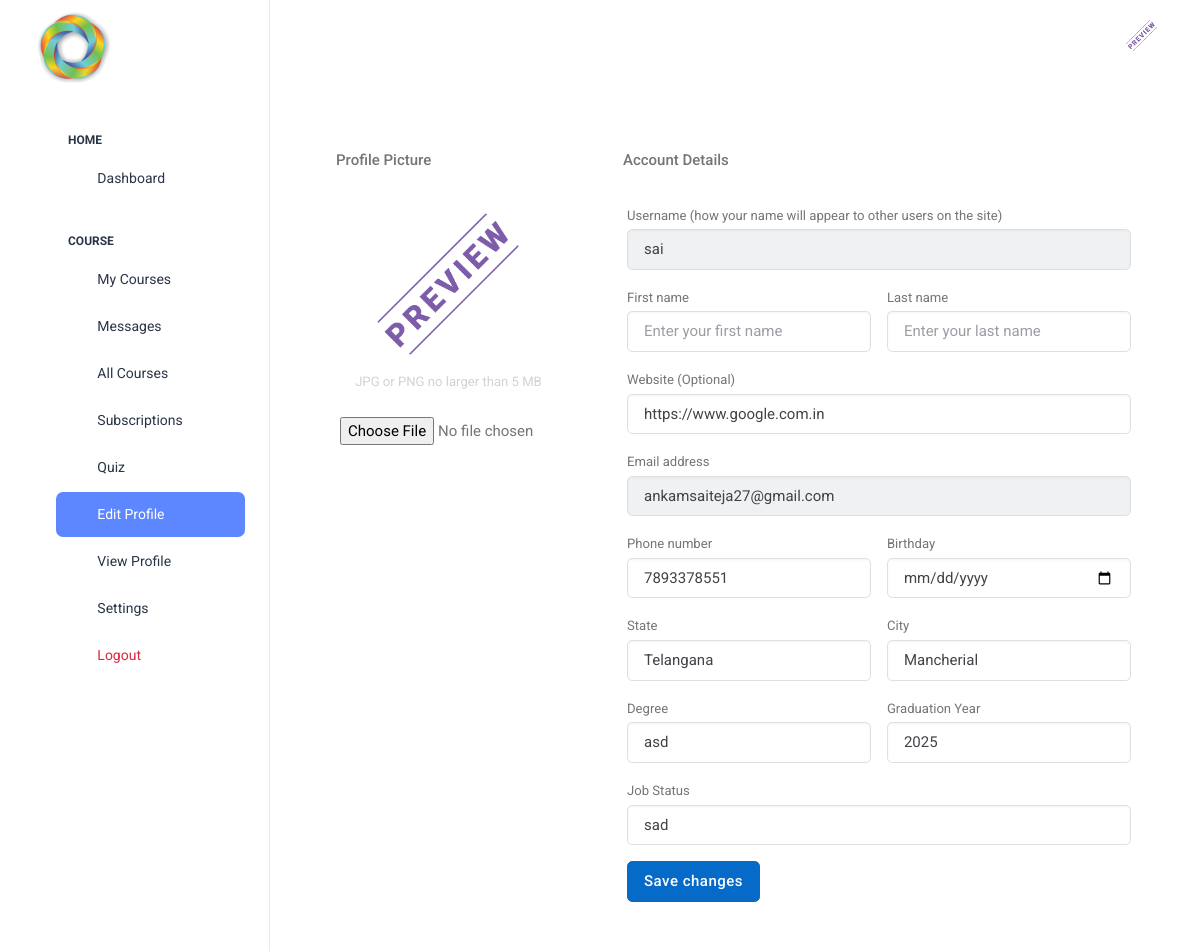
The page /beta/editProfile/ (signed in) on the database its author committed.
### base/models.py (models this page shows, shortened)
class CustomUser(AbstractUser):
    email=models.CharField(max_length=80,unique=True)
    profilepic=models.ImageField(upload_to='static/profile_pics',null=True)
    userfor=models.CharField(max_length=20,default='')
    token=models.CharField(default=False,max_length=256)
    def __str__(self):
        return self.username

class BetaUser(models.Model):
    user=models.OneToOneField(CustomUser,on_delete=models.CASCADE)
    state=models.CharField(max_length=40,default='')
    city=models.CharField(max_length=40,default='')
    job_status=models.CharField(max_length=20,default='')
    degree=models.CharField(max_length=30,default='')
    grad_year=models.CharField(max_length=5,default='')
    profile_updated=models.BooleanField(default=False)
    website=models.URLField(default='')
    phone=models.CharField(max_length=10,default='')
    birthday=models.CharField(max_length=20,null=True)

### betaadmin/views.py (the view, shortened to what this page needs)
# urls.py: path('editProfile/',editprofile,name='editprofile'),
def editprofile(request):
    if not request.user.is_authenticated:
        return redirect('login')
    user=request.user
    betauser=BetaUser.objects.get(user=user)
    return render(request,'beta_admin/editprofile.html',{'user':user,'betauser':betauser})

### templates/beta_admin/editprofile.html (shortened to what this page needs)
<!DOCTYPE html>
{% load static %}
<html lang="en">
<head>
    <link href="https://cdn.jsdelivr.net/npm/bootstrap@5.0.2/dist/css/bootstrap.min.css" rel="stylesheet">
    <link rel="stylesheet" type="text/css" href="{% static 'assets/vendor/font-awesome/css/all.min.css' %}">
    <link rel="stylesheet" type="text/css" href="{% static 'assets/vendor/bootstrap-icons/bootstrap-icons.css' %}">
    <link rel="stylesheet" type="text/css" href="{% static 'assets/vendor/tiny-slider/tiny-slider.css' %}">
    <link rel="stylesheet" type="text/css" href="{% static 'assets/vendor/glightbox/css/glightbox.css' %}">
    <link rel="stylesheet" type="text/css" href="{% static 'assets/css/style.css' %}">
  <link rel="stylesheet" href="{% static 'login/assets/css/styles.min.css' %}" />
   <link rel="stylesheet" type="text/css" href="{% static 'assets/css/style.css' %}">
   <link rel="stylesheet" type="text/css" href="{% static 'assets/vendor/font-awesome/css/all.min.css' %}">
    <link rel="stylesheet" href="https://cdn.jsdelivr.net/npm/bootstrap-icons@1.11.1/font/bootstrap-icons.css">
    <link rel="stylesheet" type="text/css" href="{% static 'assets/vendor/choices/css/choices.min.css' %}">
	<link rel="stylesheet" type="text/css" href="{% static 'assets/vendor/aos/aos.css' %}">
</head>
<body>
  <div class="page-wrapper" id="main-wrapper" data-layout="vertical" data-navbarbg="skin6" data-sidebartype="full"
    data-sidebar-position="fixed" data-header-position="fixed">
    <aside class="left-sidebar">
      <div>
        <div class="brand-logo d-flex align-items-center justify-content-between">
          <a href="{% url 'beta' %}" class="text-nowrap logo-img">
            <img src="{% static 'assets/images/icon.png' %}" width="100px" alt="" />
          </a>
        </div>
        <nav class="sidebar-nav scroll-sidebar" data-simplebar="">
          <ul id="sidebarnav">
            <li class="nav-small-cap">
              <span class="hide-menu">Home</span>
            </li>
            <li class="sidebar-item">
              <a class="sidebar-link" href="{% url 'dashboard' %}" aria-expanded="false">
                <span>
                  <i class="ti ti-layout-dashboard"></i>
                </span>
                <span class="hide-menu">Dashboard</span>
              </a>
            </li>
            <li class="nav-small-cap">
              <span class="hide-menu">Course</span>
            </li>
            <li class="sidebar-item">
              <a class="sidebar-link" href="{% url 'mycourses' %}" aria-expanded="false">
                <span>
                  <i class="ti ti-bookmark"></i>
                </span>
                <span class="hide-menu">My Courses</span>
              </a>
            </li>
            <li class="sidebar-item">
              <a class="sidebar-link" href="{% url 'messages' %}" aria-expanded="false">
                <span>
                  <i class="ti ti-messages"></i>
                </span>
                <span class="hide-menu">Messages</span>
              </a>
            </li>
            <li class="sidebar-item">
              <a class="sidebar-link" href="{% url 'courses' %}" aria-expanded="false">
                <span>
                  <i class="ti ti-article"></i>
                </span>
                <span class="hide-menu">All Courses</span>
              </a>
            </li>
             <li class="sidebar-item">
              <a class="sidebar-link" href="{% url 'subscription' %}" aria-expanded="false">
                <span>
                  <i class="ti ti-alert-circle"></i>
                </span>
                <span class="hide-menu">Subscriptions</span>
              </a>
            </li>
            <li class="sidebar-item">
              <a class="sidebar-link" href="{% url 'quiz' %}" aria-expanded="false">
                <span>
                  <i class="ti ti-cards"></i>
                </span>
                <span class="hide-menu">Quiz</span>
              </a>
            </li>
            <li class="sidebar-item">
              <a class="sidebar-link" href="{% url 'editprofile' %}" aria-expanded="false">
                <span>
                  <i class="ti ti-edit"></i>
                </span>
                <span class="hide-menu">Edit Profile</span>
              </a>
            </li>
            <li class="sidebar-item">
              <a class="sidebar-link" href="{% url 'viewprofile' request.user.id %}" aria-expanded="false">
                <span>
                  <i class="ti ti-user"></i>
                </span>
                <span class="hide-menu">View Profile</span>
              </a>
            </li>
            <li class="sidebar-item">
              <a class="sidebar-link" href="{% url 'settings' %}" aria-expanded="false">
                <span>
                  <i class="ti ti-settings"></i>
                </span>
                <span class="hide-menu">Settings</span>
              </a>
            </li>
            <li class="sidebar-item">
              <a class="sidebar-link text-danger bg-danger-soft-hover" href="{% url 'logout' %}" aria-expanded="false">
                <span>
                  <i class="ti ti-logout"></i>
                </span>
                <span class="hide-menu">Logout</span>
              </a>
            </li>
          </ul>
        </nav>
      </div>
    </aside>
    <div class="body-wrapper">
      <header class="app-header">
        <nav class="navbar navbar-expand-lg navbar-light">
          <div class="navbar-collapse justify-content-end px-0" id="navbarNav">
            <ul class="navbar-nav flex-row ms-auto align-items-center justify-content-end">
              <li class="nav-item dropdown">
                <a class="nav-link nav-icon-hover" href="javascript:void(0)" id="drop2" data-bs-toggle="dropdown"
                  aria-expanded="false">
                  <img src="{% if request.user.profilepic == '' %}{% static 'assets/images/avatar/01.png' %}{% else %}{{ request.user.profilepic.url }}{% endif %}" alt="" width="35" height="35" class="rounded-circle">
                </a>
              </li>
            </ul>
          </div>
        </nav>
      </header>
      <div class="container-fluid">
            <link rel="stylesheet" type="text/css" href="{% static 'assets/vendor/font-awesome/css/all.min.css' %}">
            <link rel="stylesheet" type="text/css" href="{% static 'assets/vendor/bootstrap-icons/bootstrap-icons.css' %}">
    <div class="container-xl px-4 mt-xl-5">
        <form method="POST" enctype="multipart/form-data">
            <div class="row">
                <div class="col-xl-4">
                    <div class="card mb-4 mb-xl-0">
                        <div class="card-header">Profile Picture</div>
                        <div class="card-body text-center">
                            <img class="img-account-profile rounded-circle mb-2" id="previewImage"  src="{% if user.profilepic == '' %}http://bootdey.com/img/Content/avatar/avatar1.png {% else %}{{user.profilepic.url}}{% endif %}" alt="">
                            <div class="small font-italic text-muted mb-4">JPG or PNG no larger than 5 MB</div>
                            <input type="file" name="profilepic" id='profilePicture' accept="image/*" >
                        </div>
                    </div>
                </div>
                <div class="col-xl-8">
                    <div class="card mb-4">
                        <div class="card-header">Account Details</div>
                        <div class="card-body">
                                <div class="mb-3">
                                    <label class="small mb-1" for="inputUsername">Username (how your name will appear to other users on the site)</label>
                                    <input class="form-control" id="inputUsername" type="text" placeholder="Enter your username" value="{{user}}" disabled>
                                </div>
                                <div class="row gx-3 mb-3">
                                    <div class="col-md-6">
                                        <label class="small mb-1" for="inputFirstName">First name</label>
                                        <input class="form-control" id="inputFirstName" type="text" placeholder="Enter your first name" value="{{user.first_name}}" name="first">
                                    </div>
                                    <div class="col-md-6">
                                        <label class="small mb-1" for="inputLastName">Last name</label>
                                        <input class="form-control" id="inputLastName" type="text" placeholder="Enter your last name" value="{{user.last_name}}" name="last">
                                    </div>
                                </div>
                                <div class="row gx-3 mb-3">
                                    <div class="col-md-12">
                                        <label class="small mb-1" for="inputLocation">Website (Optional)</label>
                                        <input class="form-control" id="inputLocation" type="text" placeholder="Enter your personal website" name="website" value="{{betauser.website}}">
                                    </div>
                                </div>
                                <div class="mb-3">
                                    <label class="small mb-1" for="inputEmailAddress">Email address</label>
                                    <input class="form-control" id="inputEmailAddress" type="email" placeholder="Enter your email address" disabled value="{{user.email}}">
                                </div>
                                <div class="row gx-3 mb-3">
                                    <div class="col-md-6">
                                        <label class="small mb-1" for="inputPhone">Phone number</label>
                                        <input class="form-control" id="inputPhone" type="tel" placeholder="Enter your phone number" name="phone" value="{{betauser.phone}}">
                                    </div>
                                    <div class="col-md-6">
                                        <label class="small mb-1" for="inputBirthday">Birthday</label>
                                        <input class="form-control" id="inputBirthday" type="date" name="birthday" placeholder="Enter your birthday" value="{{betauser.birthday}}">
                                    </div>
                                </div>
                                <div class="row gx-3 mb-3">
                                    <div class="col-md-6">
                                        <label class="small mb-1" for="inputstate">State</label>
                                        <select class="form-control" id="inputstate" name="state" onchange="loadcity()">
                                            <option selected value="{{betauser.state}}" > {{betauser.state}}</option></select>
                                    </div>
                                    <div class="col-md-6">
                                        <label class="small mb-1" for="inputcity">City</label>
                                        <select class="form-control" name="city" id="inputcity">
                                          <option selected value="{{ betauser.city }}"> {{betauser.city}}</option>
                                        </select>
                                    </div>
                                </div>
                                <div class="row gx-3 mb-3">
                                  <div class="col-md-6">
                                      <label class="small mb-1" for="inputdegree">Degree</label>
                                      <select class="form-control" id="inputdegree" name="degree">
                                          <option selected value="{{betauser.degree}}" > {{betauser.degree}}</option>
                                        </select>
                                  </div>
                                  <div class="col-md-6">
                                      <label class="small mb-1" for="inputyear">Graduation Year</label>
                                      <select class="form-control" id="inputyear" name="grad_year" >
                                        <option value="{{betauser.grad_year}}" selected > {{betauser.grad_year}}</option>
                                      </select>
                                  </div>
                              </div>
                              <div class="row gx-3 mb-3">
                                <div class="col-md-12">
                                    <label class="small mb-1" for="inputstatus">Job Status</label>
                                    <select class="form-control" id="inputstatus" name="status">
                                        <option selected value="{{betauser.job_status}}" > {{betauser.job_status}}</option>
                                      </select>
                                </div>
                            </div>
                                <button class="btn btn-primary" type="submit">Save changes</button>
                        </div>
                    </div>
            </div></div></form>
    </div>
</body>
</html>
</body>
</html>

### templates/beta_admin/editprofile.html (style rules this page uses)
body { margin-top:20px; background-color:#f2f6fc; color:#69707a; }
.img-account-profile { height: 10rem; }
.rounded-circle { border-radius: 50% !important; }
.card { box-shadow: 0 0.15rem 1.75rem 0 rgb(33 40 50 / 15%); }
.card .card-header { font-weight: 500; }
.card-header:first-child { border-radius: 0.35rem 0.35rem 0 0; }
.card-header { padding: 1rem 1.35rem; margin-bottom: 0; background-color: rgba(33, 40, 50, 0.03); border-bottom: 1px solid rgba(33, 40, 50, 0.125); }
.form-control, .dataTable-input { display: block; width: 100%; padding: 0.875rem 1.125rem; font-size: 0.875rem; font-weight: 400; line-height: 1; color: #69707a; background-color: #fff; background-clip: padding-box; border: 1px solid #c5ccd6; -webkit-appearance: none; -moz-appearance: none; appearance: none; border-radius: 0.35rem; transition: border-color 0.15s ease-in-out, box-shadow 0.15s ease-in-out; }

### rows shown on the page
CustomUser: profilepic (picture), username "sai", email "ankamsaiteja27@gmail.com"
BetaUser: website "https://www.google.com.in", phone "7893378551", state "Telangana", city "Mancherial", degree "asd", grad_year "2025", status "sad"
